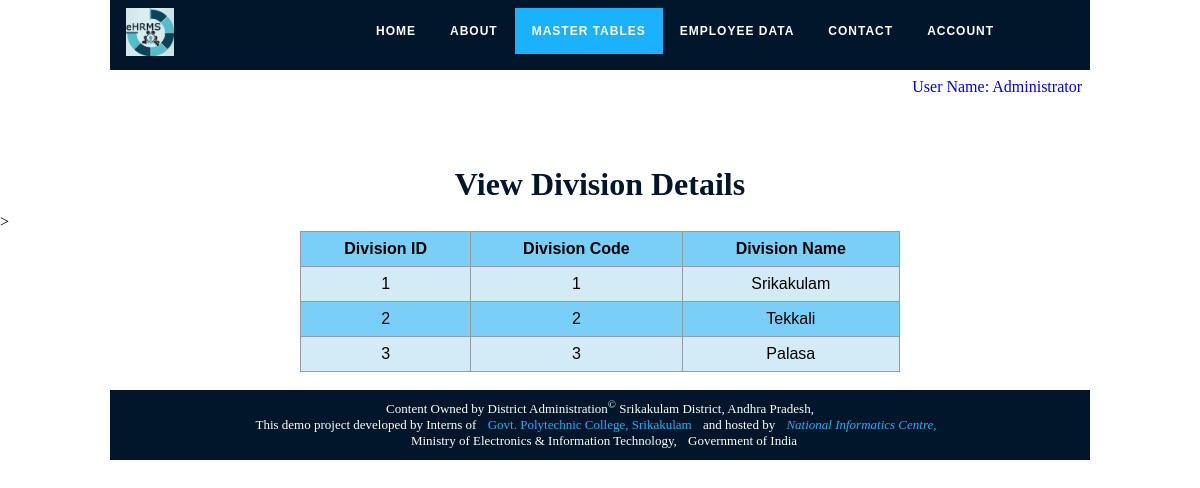
Screenshot of /ehrms/division_view.php (signed in) with the database file from the repository.
### tables this page shows
CREATE TABLE `division` (
  `division_id` int(11) NOT NULL,
  `division_code` int(11) NOT NULL,
  `division_name` varchar(30) NOT NULL,
  `client_ip_address` varchar(20) NOT NULL,
  `record_creation_ts` timestamp NOT NULL DEFAULT current_timestamp(),
  `record_updation_ts` timestamp NOT NULL DEFAULT current_timestamp() ON UPDATE current_timestamp()
);

### ehrms/division_view.php (the view, shortened to what this page needs)
<html>
<head>
</head>
<body>
<?php include_once('include/db_connection/db_connection.php'); ?>
<h1 class="div-class">View Division Details</h1>
<table class="centered-table">
<tr><th>Division ID</th>><th>Division Code<th>Division Name</th></tr>
<?php
$sql = "SELECT * FROM division ORDER BY division_id ASC";
$result = $conn->query($sql);
if ($result->num_rows > 0) {
  while($row = $result->fetch_assoc()) {
echo "<tr><td>".$row['division_id']."</td><td>".$row['division_code']."</td><td>".$row['division_name']."</td></tr>";
  }
} else { echo "<tr><td align='center' colspan='3'>(0 Results)</td></tr>"; }
?>
</table>
<?php include_once('include/php/footer_menu.php'); ?>
</body>
</html>

### rows the page displays
division: division_id "1", division_code "1", division_name "Srikakulam"
division: division_id "2", division_code "2", division_name "Tekkali"
division: division_id "3", division_code "3", division_name "Palasa"

### other values shown
$_SESSION["name"] "Administrator"
